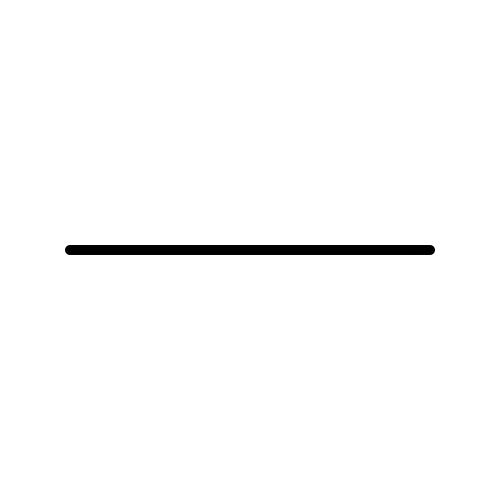
Frame 1 (no input)
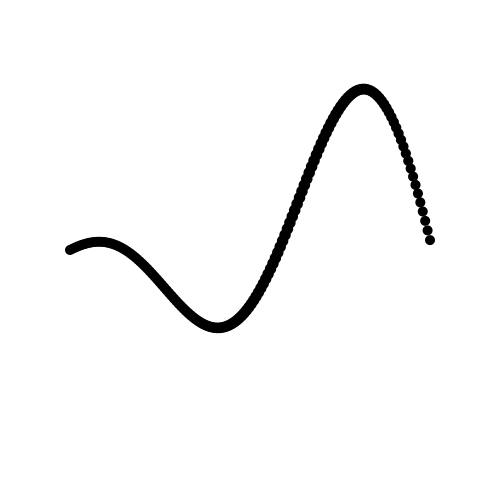
Frame 60 (the mouse pressed at the canvas centre just before this capture)
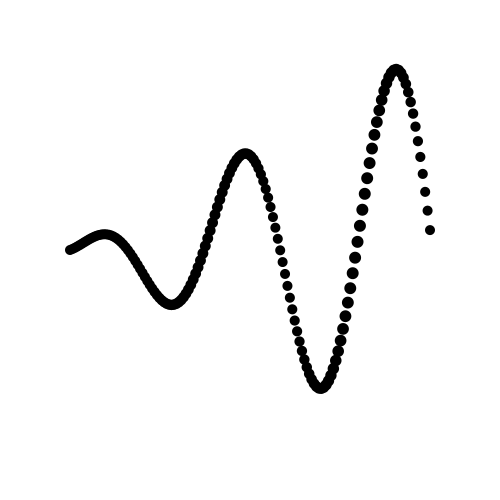
Frame 120 (the mouse held since frame 60 and released just before this capture)

The Processing sketch that drew these frames (run headless with seeded random() and noise(); from frame 60 on, the mouse is pressed at the canvas centre):

// Processing sketch: processing_169661
// ── processing_169661.pde

int n;
float period = 2;
Ondulator o;
static int FRAMERATE = 25;
float t = 0, dt = (float)1/FRAMERATE;;

void setup() 
{
  size(500, 500);
  frameRate(FRAMERATE);
  
  // mc1
  n = 150;
  o = new Ondulator(n); 
  o.x = width/2;
  o.y = width/2;
  o.rz = 180;
  o.setPos("x",ia(n,-180,180));
  o.setPos("cg",ca(n,0));
  o.setOnd("y",ia(n,width/2-50,0),ha(n,period),ca(n,0),"sin");
  o.setOnd("s",ia(n,0.25,0),ha(n,period),ca(n,0),"psin");
}

void draw() { 
  
  background(255);
  smooth();
  noStroke();
  o.draw();
  t+=dt;
} 

class Oscillator {
  float offset;
  float amplitude;
  float period;
  float timeShift;
  String waveShape;
  float value;
  
  Oscillator(float amplitude, float period, float timeShift, String waveShape) {
    this.amplitude = amplitude; 
    this.period = period; 
    this.timeShift = timeShift; 
    this.waveShape = waveShape; 
    this.value = getValue();
  }
  
  float getValue() {
    if (this.waveShape.equals("sin")) {
      value = amplitude*sin(TWO_PI/period*(t-timeShift));
    } else if (this.waveShape.equals("psin")) { // positive sine
      value = amplitude*pow(sin(TWO_PI/period*(t-timeShift)/2),2);
    } else if (this.waveShape.equals("id")) { // for rotating or spinning
      value = amplitude*((t-timeShift)%TWO_PI/TWO_PI/period);
    }
    return value;
  }
}
 
class Cell { 
  float x, y, s, sx, sy, rz, cg;
  float dx, dy, ds, dsx, dsy, drz;
  Oscillator xOsc, yOsc, sOsc, sxOsc, syOsc, rzOsc;
  Cell () {  
   x = 0;  y = 0; s = 1; sx = 1; sy = 1; rz = 0; cg = 0;
   dx = 0;  dy = 0; ds = 0; dsx = 0; dsy = 0; drz = 0;
  } 
  void draw() {
    if (xOsc != null) {dx = xOsc.getValue();}
    if (yOsc != null) {dy = yOsc.getValue();}
    if (sOsc != null) {ds = sOsc.getValue();}
    if (sxOsc != null) {dsx = sxOsc.getValue();}
    if (syOsc != null) {dsy = syOsc.getValue();}
    if (rzOsc != null) {drz = rzOsc.getValue();}
    smooth();
    fill(this.cg);
    pushMatrix(); 
    translate(x+dx,y+dy);
    rotate((rz+drz)*PI/180);
    scale(s+ds);
    ellipse(0, 0, 10*(sx+dsx), 10*(sy+dsy)); 
    popMatrix();
  } 
  void setOsc(String attr, float amp, float period, float timeShift, String waveShape) {
    if (attr.equals("x")) {
      this.xOsc = new Oscillator(amp, period, timeShift, waveShape);
    } else if (attr.equals("y")) {
      this.yOsc = new Oscillator(amp, period, timeShift, waveShape);
    } else if (attr.equals("s")) {
      this.sOsc = new Oscillator(amp, period, timeShift, waveShape);
    } else if (attr.equals("sx")) {
      this.sxOsc = new Oscillator(amp, period, timeShift, waveShape);
    } else if (attr.equals("sy")) {
      this.syOsc = new Oscillator(amp, period, timeShift, waveShape);
    } else if (attr.equals("rz")) {
      this.rzOsc = new Oscillator(amp, period, timeShift, waveShape);
    } else {
      print("bad attribute");    
    }
  }
} 

class Ondulator { 
  int n;
  float x, y, s, rz;
  Cell cells[];
  Ondulator (int n) { 
   this.n = n; 
   this.x = 0; 
   this.y = 0; 
   this.s = 1; 
   this.rz = 0; 
   this.cells = new Cell[n];
   for (int i=0; i<this.n; i++) {
     this.cells[i] = new Cell();
   }
  } 
  void draw() {
    pushMatrix(); 
    translate(this.x,this.y);
    rotate((this.rz)*PI/180);
    scale(this.s);
    
    for (int i=0; i<this.n; i++) {
      cells[i].draw();
    }
    popMatrix();
  } 
  void setPos(String attr, float val[]) {
    if (attr.equals("x")) {
      for (int i=0; i<n; i++) {
        this.cells[i].x = val[i];
      }
    } else if (attr.equals("y")) {
      for (int i=0; i<n; i++) {
        this.cells[i].y = val[i];
      }
    } else if (attr.equals("s")) {
      for (int i=0; i<n; i++) {
        this.cells[i].s = val[i];
      }
    } else if (attr.equals("sx")) {
      for (int i=0; i<n; i++) {
        this.cells[i].sx = val[i];
      }
    } else if (attr.equals("sy")) {
      for (int i=0; i<n; i++) {
        this.cells[i].sy = val[i];
      }
    } else if (attr.equals("rz")) {
      for (int i=0; i<n; i++) {
        this.cells[i].rz = val[i];
      }
    } else if (attr.equals("cg")) {
      for (int i=0; i<n; i++) {
        this.cells[i].cg = val[i];
      }
    } else {
      print("bad attribute");    
    }
  }
  void setOnd(String attr, float amp[], float period[], float timeShift[], String waveShape) {
      for (int i=0; i<n; i++) {
        this.cells[i].setOsc(attr,amp[i], period[i], timeShift[i], waveShape);
      }
  }
} 


// array makers

float[] ia(int n, float f, float l) { // linear interpolation from f to l
  float ra[] = new float[n];
  for (int i=0; i<n; i++) {
    ra[i] = f + i*(l-f)/(n-1);
  }
  return ra;
}

float[] ha(int n, float coef) { // harmonic array
  float ra[] = new float[n];
  for (int i=0; i<n; i++) {
    ra[i] = n*coef/(i+1);
  }
  return ra;
}

float[] ca(int n, float v) { // constant array
  float ra[] = new float[n];
  for (int i=0; i<n; i++) {
    ra[i] = v;
  }
  return ra;
}
